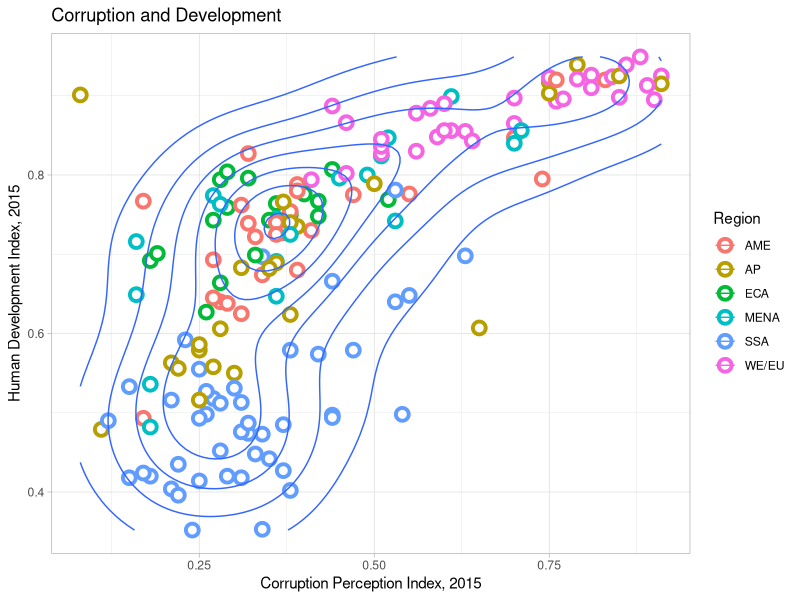

The R script that drew this image:
library(tidyverse)

hdi = read.csv("hdi-cpi.csv", stringsAsFactors = FALSE)
hdi = as_tibble(hdi)
hdi

sp = ggplot(hdi, aes(CPI.2015, HDI.2015))
sp + geom_point(aes(color = Region), shape = 21, 
                fill = "white", size = 3, stroke = 2) + 
  theme_light() + 
  labs(x = "Corruption Perception Index, 2015",
       y = "Human Development Index, 2015",
       title = "Corruption and Development") +
  stat_density_2d()
